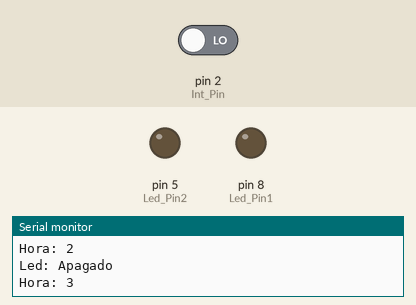
The sketch below on a simulated Arduino Uno, built with avr-gcc and run on an emulated ATmega328P. On the bench: output pins drawn as LEDs (lit = HIGH), the last lines printed to the serial monitor. The test bench sets the inputs (shaded band); at power-on: pin 2 (Int_Pin) LOW.

Above: at 2.8 s.
2.9 s: pin 2 (Int_Pin) driven HIGH
At 4.2 s:
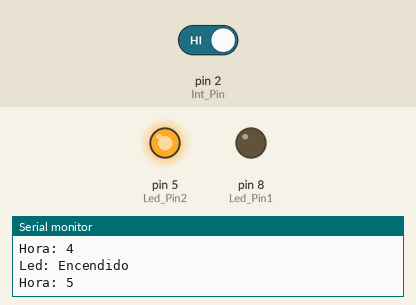
4.5 s: pin 2 (Int_Pin) driven LOW
At 5.8 s:
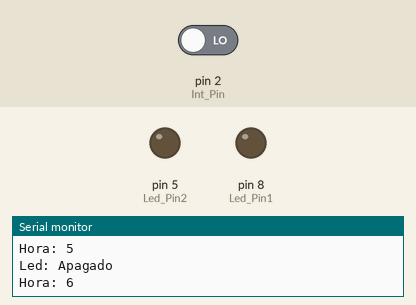
Timing chart, 0 to 7.5 s (numbered marks = the images above; inputs shaded):
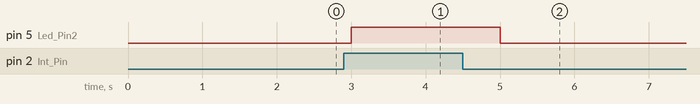

The sketch:

spd_arduino_04_0021.ino
```cpp
int Led_Pin1 = 8;
int Led_Pin2 = 5;
int Fot_Pin = A1;
int Int_Pin = 2;
int sensorValue = 0;
int inputValue = 0;
int counter = 0;

// Limites Invierno
int start1 = 18;
int stop1 = 24;
// Limites Verano
int start2 = 21;
int stop2 = 2;

void setup()
{
  Serial.begin(9600);
  pinMode(Led_Pin1, OUTPUT);
  pinMode(Led_Pin2, OUTPUT);
  pinMode(Int_Pin, INPUT);
}

void loop()
{
  inputValue = digitalRead(Int_Pin);
  if (inputValue == HIGH)
  {
    Serial.println("Led: Encendido");
    digitalWrite(Led_Pin2, 1);
    digitalWrite(Led_Pin1, 0);
  }
  else
  {
    if(counter >= start1)
    {
      sensorValue = analogRead(Fot_Pin);
      if(sensorValue < 500)
      {
        Serial.println("Led: Encendido");
        digitalWrite(Led_Pin1, 1);
        digitalWrite(Led_Pin2, 0);

      } else {
        Serial.println("Led: Apagado");
        digitalWrite(Led_Pin1, 0);
        digitalWrite(Led_Pin2, 0);
      }
    }
    else
    {
      Serial.println("Led: Apagado");
      digitalWrite(Led_Pin1, 0);
      digitalWrite(Led_Pin2, 0);
    }
  }
  counter++;
  Serial.print("Hora: ");
  Serial.println(counter);
  if (counter == 24)
  {
    counter =0;
  }
  delay(1000);
}
```

Measured:
- after the input at 2.9 s, pin 5 (Led_Pin2): LOW → HIGH after 0.10 s
- after the input at 4.5 s, pin 5 (Led_Pin2): HIGH → LOW after 0.50 s
